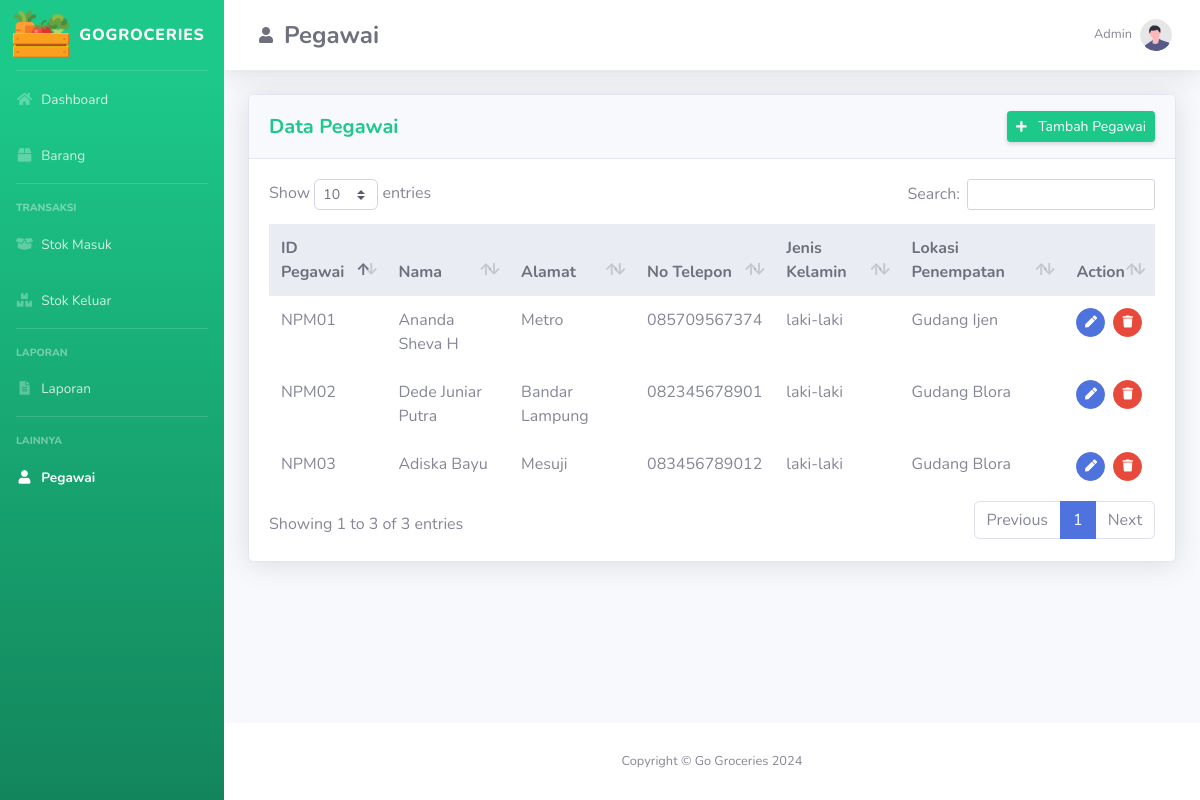
Screenshot of /pegawai.php with the database file from the repository.
### tables this page shows
CREATE TABLE `pegawai` (
  `id_pegawai` varchar(20) NOT NULL,
  `nama_pegawai` varchar(100) NOT NULL,
  `alamat` varchar(255) DEFAULT NULL,
  `no_telepon` varchar(20) DEFAULT NULL,
  `id_jk` int(11) DEFAULT NULL,
  `id_lokasi` int(11) DEFAULT NULL
);

CREATE TABLE `jenis_kelamin` (
  `id_jk` int(11) NOT NULL,
  `jenis_kelamin` varchar(50) DEFAULT NULL
);

CREATE TABLE `lokasi_penyimpanan` (
  `id_lokasi` int(11) NOT NULL,
  `nama_lokasi` varchar(50) NOT NULL
);

### pegawai.php (the view, shortened to what this page needs)
<?php
    include "conn/conn.php";
    $query_table = mysqli_query($mysqli, "SELECT id_pegawai, nama_pegawai, alamat, no_telepon, jenis_kelamin, nama_lokasi
                                        FROM pegawai, jenis_kelamin, lokasi_penyimpanan
                                        WHERE pegawai.id_jk = jenis_kelamin.id_jk AND
                                        pegawai.id_lokasi = lokasi_penyimpanan.id_lokasi");
?>
<!DOCTYPE html>
<html lang="en">
<head>
    <link href="Assets/vendor/fontawesome-free/css/all.min.css" rel="stylesheet" type="text/css" />
    <link href="Assets/css/sb-admin-2.min.css" rel="stylesheet" />
    <link href="Assets/vendor/datatables/dataTables.bootstrap4.min.css" rel="stylesheet" />
</head>
<body id="page-top">
    <div id="wrapper">
      <ul
        class="navbar-nav bg-gradient-success sidebar sidebar-dark accordion"
        id="accordionSidebar"
      >
        <a
          class="sidebar-brand d-flex align-items-center justify-content-center"
          href="index.php"
        >
          <div class="sidebar-brand-icon">
            <img src="assets/img/icons.png" alt="" width="60px">
          </div>
          <div class="sidebar-brand-text mx-2">GoGroceries</div>
        </a>
        <hr class="sidebar-divider my-0" />
        <li class="nav-item">
          <a class="nav-link" href="index.php">
            <i class="fas fa-fw fa-home"></i>
            <span>Dashboard</span></a>
        </li>
        <li class="nav-item">
          <a class="nav-link" href="barang.php">
            <i class="fas fa-fw fa-box"></i>
            <span>Barang</span></a>
        </li>
        <hr class="sidebar-divider" />
        <div class="sidebar-heading">Transaksi</div>
        <li class="nav-item">
          <a class="nav-link" href="stokmasuk.php">
            <i class="fas fa-fw fa-box-open"></i>
            <span>Stok Masuk</span></a>
        </li>
        <li class="nav-item">
          <a class="nav-link" href="stokkeluar.php">
            <i class="fas fa-fw fa-boxes"></i>
            <span>Stok Keluar</span></a>
        </li>
        <hr class="sidebar-divider d-none d-md-block" />
        <div class="sidebar-heading">Laporan</div>
        <li class="nav-item">
          <a class="nav-link" href="laporan.php">
            <i class="fas fa-fw fa-file-alt"></i>
            <span>Laporan</span></a>
        </li>
        <hr class="sidebar-divider d-none d-md-block" />
        <div class="sidebar-heading">Lainnya</div>
        <li class="nav-item active">
          <a class="nav-link" href="pegawai.php">
            <i class="fas fa-fw fa-user"></i>
            <span>Pegawai</span></a>
        </li>
      </ul>
      <div id="content-wrapper" class="d-flex flex-column">
        <div id="content">
          <nav
            class="navbar navbar-expand navbar-light bg-white topbar mb-4 static-top shadow"
          >
            <a class="nav-link d-flex align-items-center" href="pegawai.php" >
                <i class="fas fa-fw fa-user mr-2" style="color:#6e707e"></i>
                <h1 class="h4 mb-0 text-gray-700 font-weight-bold">Pegawai</h1>
            </a>
            <ul class="navbar-nav ml-auto">
              <li class="nav-item dropdown no-arrow">
                <a
                  class="nav-link dropdown-toggle"
                  href="#"
                  id="userDropdown"
                  role="button"
                  data-toggle="dropdown"
                  aria-haspopup="true"
                  aria-expanded="false"
                >
                  <span class="mr-2 d-none d-lg-inline text-gray-600 small"
                    >Admin</span
                  >
                  <img
                    class="img-profile rounded-circle"
                    src="Assets/img/undraw_profile.svg"
                  />
                </a>
              </li>
            </ul>
          </nav>
          <div class="container-fluid">
            <div class="card shadow mb-4">
              <div class="card-header py-3">
                <div class="d-sm-flex align-items-center justify-content-between">
                    <h5 class="m-0 font-weight-bold text-success">
                      Data Pegawai
                    </h5>
                    <a href="add-pegawai.php" class="d-none d-sm-inline-block btn btn-sm btn-success shadow-sm">
                        <i class="fas fa-plus fa-sm text-white-100 mr-2"></i>
                        Tambah Pegawai
                    </a>
                </div>
              </div>
              <div class="card-body">
                <div class="table-responsive">
                  <table
                    class="table table-borderless"
                    id="dataTable"
                    width="100%"
                    cellspacing="0"
                  >
                    <thead class="thead-light">
                        <tr>
                            <th>ID Pegawai</th>
                            <th>Nama</th>
                            <th>Alamat</th>
                            <th>No Telepon</th>
                            <th>Jenis Kelamin</th>
                            <th>Lokasi Penempatan</th>
                            <th>Action</th>
                        </tr>
                    </thead>
                    <tbody>
                        <?php while($result = mysqli_fetch_assoc($query_table)) { ?>
                        <tr>
                            <td><?= $result['id_pegawai'] ?></td>
                            <td><?= $result['nama_pegawai'] ?></td>
                            <td><?= $result['alamat'] ?></td>
                            <td><?= $result['no_telepon'] ?></td>
                            <td><?= $result['jenis_kelamin'] ?></td>
                            <td><?= $result['nama_lokasi'] ?></td>
                            <td>
                              <a href="edit-pegawai.php?update=<?= $result['id_pegawai']; ?>" class="btn btn-primary btn-circle btn-sm" data-toggle="tooltip" data-placement="top" title="Edit">
                                <i class="fas fa-fw fa-pen"></i>
                              </a>
                              <a href="#" class="btn btn-danger btn-circle btn-sm" data-toggle="modal" data-target="#hapusPegawai<?= $result['id_pegawai'] ?>" data-toggle="tooltip" data-placement="top" title="Hapus">
                                <i class="fas fa-fw fa-trash"></i>
                              </a>
                            </td>
                        </tr>
                        <?php } ?>
                    </tbody>
                  </table>
                </div>
              </div>
            </div>
          </div>
        </div>
        <footer class="sticky-footer bg-white">
          <div class="container my-auto">
            <div class="copyright text-center my-auto">
              <span>Copyright &copy; Go Groceries 2024</span>
            </div>
          </div>
        </footer>
      </div>
    </div>
</body>
</html>

### rows the page displays
pegawai: id_pegawai "NPM01", nama_pegawai "Ananda Sheva H", alamat "Metro", no_telepon "085709567374", id_jk.jenis_kelamin "laki-laki", id_lokasi.nama_lokasi "Gudang Ijen"
pegawai: id_pegawai "NPM02", nama_pegawai "Dede Juniar Putra", alamat "Bandar Lampung", no_telepon "082345678901", id_jk.jenis_kelamin "laki-laki", id_lokasi.nama_lokasi "Gudang Blora"
pegawai: id_pegawai "NPM03", nama_pegawai "Adiska Bayu", alamat "Mesuji", no_telepon "083456789012", id_jk.jenis_kelamin "laki-laki", id_lokasi.nama_lokasi "Gudang Blora"
